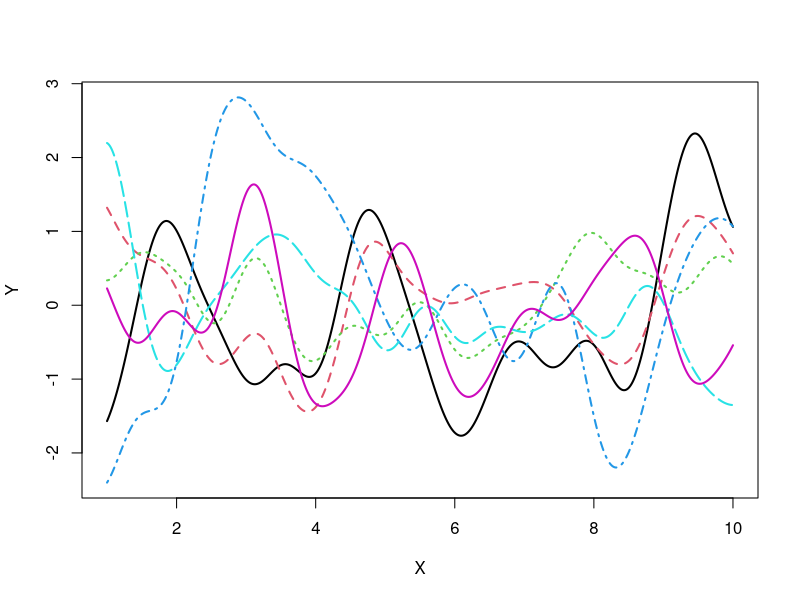
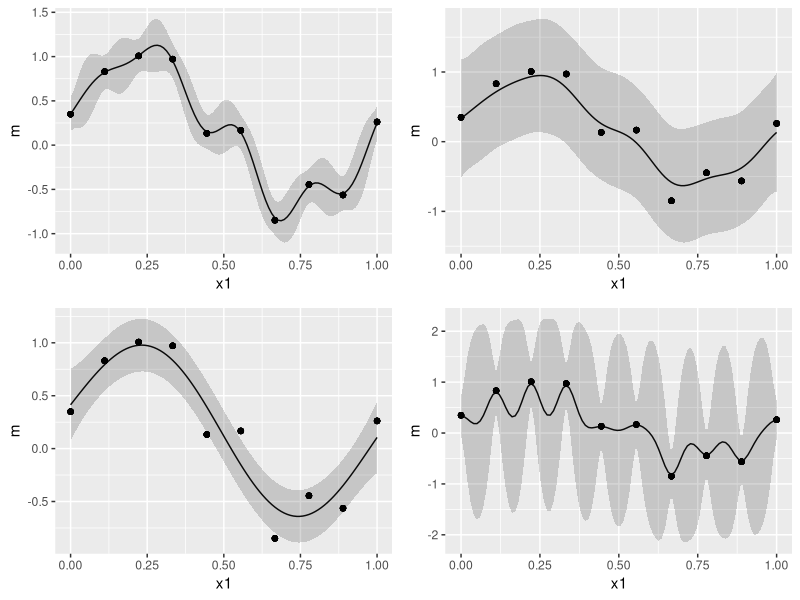
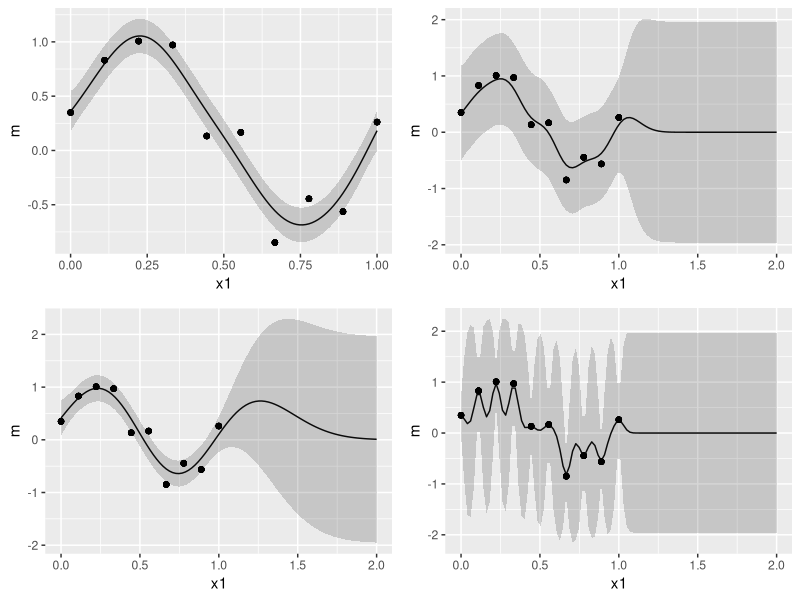

These figures' R source, in order:
## ---- chunk 1

knitr::opts_chunk$set(class.output = 'nohighlight')
knitr::opts_chunk$set(echo = TRUE)

## ---- chunk 2
# Define Kernel function
Kernel_Mat <- function(X,sigma,beta){
  N <- NROW(X)
  K <- matrix(0,N,N)
  for (i in 1:N) {
    for (k in 1:N) {
      if(i==k) kdelta = 1 else kdelta = 0
      K[i,k] <- K[k,i] <- exp(-t(X[i,]-X[k,])%*%(X[i,]-X[k,])/(2*sigma^2)) + beta^{-1}*kdelta
    }
  }
  return(K)
}

N <- 10 # max value of X
M <- 1000 # sample size
X <- matrix(seq(1,N,length=M),M,1) # create X
testK <- Kernel_Mat(X,0.5,1e+18) # calc kernel matrix

library(MASS)

P <- 6 # num of sample path
Y <- matrix(0,M,P) # define Y

for(i in 1:P){
  Y[,i] <- mvrnorm(n=1,rep(0,M),testK) # sample Y
}

# Plot
matplot(x=X,y=Y,type = "l",lwd = 2)

## ---- chunk 3
library(ggplot2)
library(grid)

# 1.Gaussian Process Regression

# PRML's synthetic data set
curve_fitting <- data.frame(
  x=c(0.000000,0.111111,0.222222,0.333333,0.444444,0.555556,0.666667,0.777778,0.888889,1.000000),
  t=c(0.349486,0.830839,1.007332,0.971507,0.133066,0.166823,-0.848307,-0.445686,-0.563567,0.261502))

f <- function(beta, sigma, xmin, xmax, input, train) {
  kernel <- function(x1, x2) exp(-(x1-x2)^2/(2*sigma^2)); # define Kernel function
  K <- outer(input, input, kernel); # calc gram matrix
  C_N <- K + diag(length(input))/beta
  m <- function(x) (outer(x, input, kernel) %*% solve(C_N) %*% train) # coditiona mean 
  m_sig <- function(x)(kernel(x,x) - diag(outer(x, input, kernel) %*% solve(C_N) %*% t(outer(x, input, kernel)))) #conditional variance
  x <- seq(xmin,xmax,length=100)
  output <- ggplot(data.frame(x1=x,m=m(x),sig1=m(x)+1.96*sqrt(m_sig(x)),sig2=m(x)-1.96*sqrt(m_sig(x)),
                              tx=input,ty=train),
                   aes(x=x1,y=m)) + 
    geom_line() +
    geom_ribbon(aes(ymin=sig1,ymax=sig2),alpha=0.2) +
    geom_point(aes(x=tx,y=ty))
  return(output)
}

grid.newpage() # make a palet
pushViewport(viewport(layout=grid.layout(2, 2))) # divide the palet into 2 by 2
print(f(100,0.1,0,1,curve_fitting$x,curve_fitting$t), vp=viewport(layout.pos.row=1, layout.pos.col=1))
print(f(4,0.10,0,1,curve_fitting$x,curve_fitting$t), vp=viewport(layout.pos.row=1, layout.pos.col=2))
print(f(25,0.30,0,1,curve_fitting$x,curve_fitting$t), vp=viewport(layout.pos.row=2, layout.pos.col=1))
print(f(25,0.030,0,1,curve_fitting$x,curve_fitting$t), vp=viewport(layout.pos.row=2, layout.pos.col=2)) 
## ---- chunk 4
grid.newpage() # make a palet
pushViewport(viewport(layout=grid.layout(2, 2))) # divide the palet into 2 by 2
print(f(100,0.1,0,2,curve_fitting$x,curve_fitting$t), vp=viewport(layout.pos.row=1, layout.pos.col=1)) 
print(f(4,0.10,0,2,curve_fitting$x,curve_fitting$t), vp=viewport(layout.pos.row=1, layout.pos.col=2)) 
print(f(25,0.30,0,2,curve_fitting$x,curve_fitting$t), vp=viewport(layout.pos.row=2, layout.pos.col=1))
print(f(25,0.030,0,2,curve_fitting$x,curve_fitting$t), vp=viewport(layout.pos.row=2, layout.pos.col=2)) 

## ---- chunk 5

g <- function(xmin, xmax, input, train){
  # initial value
  beta = 100
  b = 1
  a = 1
  learning_rate = 0.1
  itermax <- 1000
  if (class(input) == "numeric"){
    N <- length(input)
  } else
  {
    N <- NROW(input)
  }
  kernel <- function(x1, x2) a*exp(-0.5*b*(x1-x2)^2); # define kernel
  derivative_a <- function(x1,x2) exp(-0.5*b*(x1-x2)^2)
  derivative_b <- function(x1,x2) -0.5*a*(x1-x2)^2*exp(-0.5*b*(x1-x2)^2)
  dloglik_a <- function(C_N,y,x1,x2) {
    -sum(diag(solve(C_N)%*%outer(input, input, derivative_a)))+t(y)%*%solve(C_N)%*%outer(input, input, derivative_a)%*%solve(C_N)%*%y 
  }
  dloglik_b <- function(C_N,y,x1,x2) {
    -sum(diag(solve(C_N)%*%outer(input, input, derivative_b)))+t(y)%*%solve(C_N)%*%outer(input, input, derivative_b)%*%solve(C_N)%*%y 
  }
  # loglikelihood function
  likelihood <- function(b,a,x,y){
    kernel <- function(x1, x2) a*exp(-0.5*b*(x1-x2)^2)
    K <- outer(x, x, kernel)
    C_N <- K + diag(N)/beta
    itermax <- 1000
    l <- -1/2*log(det(C_N)) - N/2*(2*pi) - 1/2*t(y)%*%solve(C_N)%*%y
    return(l)
  }
  K <- outer(input, input, kernel) 
  C_N <- K + diag(N)/beta
  for (i in 1:itermax){
    kernel <- function(x1, x2) a*exp(-b*(x1-x2)^2)
    derivative_b <- function(x1,x2) -0.5*a*(x1-x2)^2*exp(-0.5*b*(x1-x2)^2)
    dloglik_b <- function(C_N,y,x1,x2) {
      -sum(diag(solve(C_N)%*%outer(input, input, derivative_b)))+t(y)%*%solve(C_N)%*%outer(input, input, derivative_b)%*%solve(C_N)%*%y 
    }
    K <- outer(input, input, kernel) # calc gram matrix
    C_N <- K + diag(N)/beta
    l <- 0
    if(abs(l-likelihood(b,a,input,train))<0.0001&i>2){
      break
    }else{
      a <- as.numeric(a + learning_rate*dloglik_a(C_N,train,input,input))
      b <- as.numeric(b + learning_rate*dloglik_b(C_N,train,input,input))
    }
    l <- likelihood(b,a,input,train)
  }
  K <- outer(input, input, kernel)
  C_N <- K + diag(length(input))/beta
  m <- function(x) (outer(x, input, kernel) %*% solve(C_N) %*% train)  
  m_sig <- function(x)(kernel(x,x) - diag(outer(x, input, kernel) %*% solve(C_N) %*% t(outer(x, input, kernel))))
  x <- seq(xmin,xmax,length=100)
  output <- ggplot(data.frame(x1=x,m=m(x),sig1=m(x)+1.96*sqrt(m_sig(x)),sig2=m(x)-1.96*sqrt(m_sig(x)),
                              tx=input,ty=train),
                   aes(x=x1,y=m)) + 
    geom_line() +
    geom_ribbon(aes(ymin=sig1,ymax=sig2),alpha=0.2) +
    geom_point(aes(x=tx,y=ty))
  return(output)
}

print(g(0,1,curve_fitting$x,curve_fitting$t), vp=viewport(layout.pos.row=1, layout.pos.col=1))


